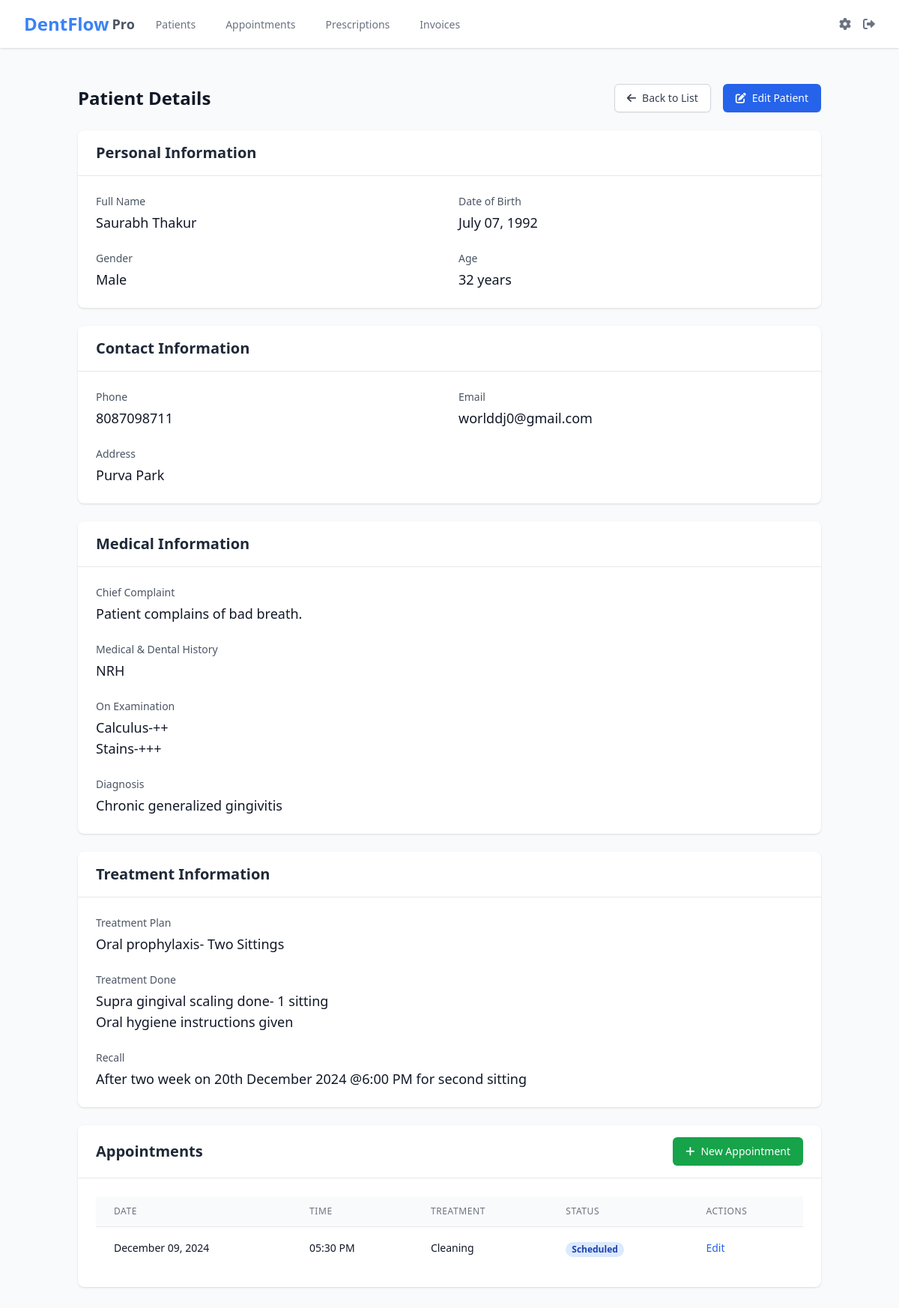
/patients/1 (signed in), run on the app's committed database.
### app/models/patient.py (models this page shows, shortened)
class Patient(db.Model):
    id = db.Column(db.Integer, primary_key=True)
    first_name = db.Column(db.String(50), nullable=False)
    last_name = db.Column(db.String(50), nullable=False)
    date_of_birth = db.Column(db.Date, nullable=False)
    gender = db.Column(db.String(10))
    phone = db.Column(db.String(20))
    email = db.Column(db.String(120))
    address = db.Column(db.Text)
    chief_complaint = db.Column(db.Text)
    medical_dental_history = db.Column(db.Text)
    on_examination = db.Column(db.Text)
    diagnosis = db.Column(db.Text)
    treatment_plan = db.Column(db.Text)
    treatment_done = db.Column(db.Text)
    recall = db.Column(db.Text)
    medical_history = db.Column(db.Text)
    created_at = db.Column(db.DateTime, default=datetime.utcnow)
    appointments = db.relationship('Appointment', backref='patient', lazy=True)
    prescriptions = db.relationship('Prescription', backref='patient', lazy=True)
    invoices = db.relationship('Invoice', backref='patient', lazy=True)

### app/models/appointment.py (models this page shows, shortened)
class Appointment(db.Model):
    id = db.Column(db.Integer, primary_key=True)
    patient_id = db.Column(db.Integer, db.ForeignKey('patient.id'), nullable=False)
    date = db.Column(db.Date, nullable=False)
    time = db.Column(db.Time, nullable=False)
    duration = db.Column(db.Integer, default=30)  # duration in minutes
    status = db.Column(db.String(20), default='scheduled')  # scheduled, completed, cancelled
    treatment_type = db.Column(db.String(100))
    notes = db.Column(db.Text)
    created_at = db.Column(db.DateTime, default=datetime.utcnow)

### app/routes/patients.py (the view)
@bp.route('/<int:id>')
@login_required
def view(id):
    patient = Patient.query.get_or_404(id)
    current_date = date.today()
    return render_template('patients/view.html', patient=patient, now=current_date)

### app/__init__.py (called while the page is built)
@login_manager.user_loader
def load_user(id):
    from app.models.user import User
    return User.query.get(int(id))

### app/templates/patients/view.html
{% extends 'base.html' %}
{% block content %}
<div class="container mx-auto px-4 py-6">
    <div class="mb-6 flex justify-between items-center">
        <h1 class="text-2xl font-bold text-gray-900">Patient Details</h1>
        <div class="flex space-x-4">
            <a href="{{ url_for('patients.index') }}"
               class="inline-flex items-center px-4 py-2 border border-gray-300 rounded-md shadow-sm text-sm font-medium text-gray-700 bg-white hover:bg-gray-50 focus:outline-none focus:ring-2 focus:ring-offset-2 focus:ring-blue-500">
                <i class="fas fa-arrow-left mr-2"></i>
                Back to List
            </a>
            <a href="{{ url_for('patients.edit', id=patient.id) }}"
               class="inline-flex items-center px-4 py-2 border border-transparent rounded-md shadow-sm text-sm font-medium text-white bg-blue-600 hover:bg-blue-700 focus:outline-none focus:ring-2 focus:ring-offset-2 focus:ring-blue-500">
                <i class="fas fa-edit mr-2"></i>
                Edit Patient
            </a>
        </div>
    </div>
    <div class="bg-white shadow rounded-lg mb-6">
        <div class="px-6 py-4 border-b border-gray-200">
            <h2 class="text-xl font-semibold text-gray-800">Personal Information</h2>
        </div>
        <div class="p-6 grid grid-cols-1 md:grid-cols-2 gap-6">
            <div>
                <label class="block text-sm font-medium text-gray-600">Full Name</label>
                <p class="mt-1 text-lg text-gray-900">{{ patient.first_name }} {{ patient.last_name }}</p>
            </div>
            <div>
                <label class="block text-sm font-medium text-gray-600">Date of Birth</label>
                <p class="mt-1 text-lg text-gray-900">{{ patient.date_of_birth.strftime('%B %d, %Y') }}</p>
            </div>
            <div>
                <label class="block text-sm font-medium text-gray-600">Gender</label>
                <p class="mt-1 text-lg text-gray-900">{{ patient.gender }}</p>
            </div>
            <div>
                <label class="block text-sm font-medium text-gray-600">Age</label>
                <p class="mt-1 text-lg text-gray-900">{{ ((now - patient.date_of_birth).days / 365.25) | int }} years</p>
            </div>
        </div>
    </div>
    <div class="bg-white shadow rounded-lg mb-6">
        <div class="px-6 py-4 border-b border-gray-200">
            <h2 class="text-xl font-semibold text-gray-800">Contact Information</h2>
        </div>
        <div class="p-6 grid grid-cols-1 md:grid-cols-2 gap-6">
            <div>
                <label class="block text-sm font-medium text-gray-600">Phone</label>
                <p class="mt-1 text-lg text-gray-900">{{ patient.phone }}</p>
            </div>
            <div>
                <label class="block text-sm font-medium text-gray-600">Email</label>
                <p class="mt-1 text-lg text-gray-900">{{ patient.email or 'Not provided' }}</p>
            </div>
            <div class="md:col-span-2">
                <label class="block text-sm font-medium text-gray-600">Address</label>
                <p class="mt-1 text-lg text-gray-900">{{ patient.address or 'Not provided' }}</p>
            </div>
        </div>
    </div>
    <div class="bg-white shadow rounded-lg mb-6">
        <div class="px-6 py-4 border-b border-gray-200">
            <h2 class="text-xl font-semibold text-gray-800">Medical Information</h2>
        </div>
        <div class="p-6 space-y-6">
            <div>
                <label class="block text-sm font-medium text-gray-600">Chief Complaint</label>
                <p class="mt-1 text-lg text-gray-900 whitespace-pre-line">{{ patient.chief_complaint or 'Not provided' }}</p>
            </div>
            <div>
                <label class="block text-sm font-medium text-gray-600">Medical & Dental History</label>
                <p class="mt-1 text-lg text-gray-900 whitespace-pre-line">{{ patient.medical_dental_history or 'Not provided' }}</p>
            </div>
            <div>
                <label class="block text-sm font-medium text-gray-600">On Examination</label>
                <p class="mt-1 text-lg text-gray-900 whitespace-pre-line">{{ patient.on_examination or 'Not provided' }}</p>
            </div>
            <div>
                <label class="block text-sm font-medium text-gray-600">Diagnosis</label>
                <p class="mt-1 text-lg text-gray-900 whitespace-pre-line">{{ patient.diagnosis or 'Not provided' }}</p>
            </div>
        </div>
    </div>
    <div class="bg-white shadow rounded-lg mb-6">
        <div class="px-6 py-4 border-b border-gray-200">
            <h2 class="text-xl font-semibold text-gray-800">Treatment Information</h2>
        </div>
        <div class="p-6 space-y-6">
            <div>
                <label class="block text-sm font-medium text-gray-600">Treatment Plan</label>
                <p class="mt-1 text-lg text-gray-900 whitespace-pre-line">{{ patient.treatment_plan or 'Not provided' }}</p>
            </div>
            <div>
                <label class="block text-sm font-medium text-gray-600">Treatment Done</label>
                <p class="mt-1 text-lg text-gray-900 whitespace-pre-line">{{ patient.treatment_done or 'Not provided' }}</p>
            </div>
            <div>
                <label class="block text-sm font-medium text-gray-600">Recall</label>
                <p class="mt-1 text-lg text-gray-900 whitespace-pre-line">{{ patient.recall or 'Not provided' }}</p>
            </div>
        </div>
    </div>
    <div class="bg-white shadow rounded-lg">
        <div class="px-6 py-4 border-b border-gray-200 flex justify-between items-center">
            <h2 class="text-xl font-semibold text-gray-800">Appointments</h2>
            <a href="{{ url_for('appointments.new', patient_id=patient.id) }}"
               class="inline-flex items-center px-4 py-2 border border-transparent rounded-md shadow-sm text-sm font-medium text-white bg-green-600 hover:bg-green-700 focus:outline-none focus:ring-2 focus:ring-offset-2 focus:ring-green-500">
                <i class="fas fa-plus mr-2"></i>
                New Appointment
            </a>
        </div>
        <div class="p-6">
            {% if patient.appointments %}
            <div class="overflow-x-auto">
                <table class="min-w-full divide-y divide-gray-200">
                    <thead>
                        <tr>
                            <th class="px-6 py-3 bg-gray-50 text-left text-xs font-medium text-gray-500 uppercase tracking-wider">Date</th>
                            <th class="px-6 py-3 bg-gray-50 text-left text-xs font-medium text-gray-500 uppercase tracking-wider">Time</th>
                            <th class="px-6 py-3 bg-gray-50 text-left text-xs font-medium text-gray-500 uppercase tracking-wider">Treatment</th>
                            <th class="px-6 py-3 bg-gray-50 text-left text-xs font-medium text-gray-500 uppercase tracking-wider">Status</th>
                            <th class="px-6 py-3 bg-gray-50 text-left text-xs font-medium text-gray-500 uppercase tracking-wider">Actions</th>
                        </tr>
                    </thead>
                    <tbody class="bg-white divide-y divide-gray-200">
                        {% for appointment in patient.appointments|sort(attribute='date', reverse=true) %}
                        <tr>
                            <td class="px-6 py-4 whitespace-nowrap text-sm text-gray-900">
                                {{ appointment.date.strftime('%B %d, %Y') }}
                            </td>
                            <td class="px-6 py-4 whitespace-nowrap text-sm text-gray-900">
                                {{ appointment.time.strftime('%I:%M %p') }}
                            </td>
                            <td class="px-6 py-4 whitespace-nowrap text-sm text-gray-900">
                                {{ appointment.treatment_type }}
                            </td>
                            <td class="px-6 py-4 whitespace-nowrap">
                                <span class="px-2 inline-flex text-xs leading-5 font-semibold rounded-full
                                    {% if appointment.status == 'completed' %}bg-green-100 text-green-800
                                    {% elif appointment.status == 'cancelled' %}bg-red-100 text-red-800
                                    {% else %}bg-blue-100 text-blue-800{% endif %}">
                                    {{ appointment.status|title }}
                                </span>
                            </td>
                            <td class="px-6 py-4 whitespace-nowrap text-sm text-gray-500">
                                <a href="{{ url_for('appointments.edit', id=appointment.id) }}" class="text-blue-600 hover:text-blue-900 mr-3">Edit</a>
                            </td>
                        </tr>
                        {% endfor %}
                    </tbody>
                </table>
            </div>
            {% else %}
            <p class="text-gray-500 text-center py-4">No appointments found</p>
            {% endif %}
        </div>
    </div>
</div>
{% endblock %}

### data on the page
Patient: first_name "Saurabh", last_name "Thakur", date_of_birth "July 07, 1992", gender "Male", ((now-patient.date_of_birth).days/365.25)|int "32", phone "8087098711", email "worlddj0@gmail.com", address "Purva Park", chief_complaint "Patient complains of bad breath.", medical_dental_history "NRH", on_examination "Calculus-++ Stains-+++", diagnosis "Chronic generalized gingivitis", treatment_plan "Oral prophylaxis- Two Sittings", treatment_done "Supra gingival scaling done- 1 sitting Oral hygiene instructions given", recall "After two week on 20th December 2024 @6:00 PM for second sitting"
Appointment: date "December 09, 2024", time "05:30 PM", treatment_type "Cleaning", status "Scheduled"
